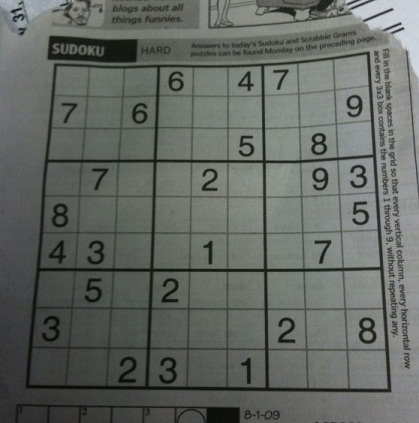
#> input picture data/images/grid/all/0.jpg, 419 x 423 px; its folder holds only this picture in this run
$ python -i Sudoku.py   (imports and definitions only)
#> lines starting #> are read from the running program, lines starting #| are printed output that depends on the picture
import os
import cv2
import numpy as np

from configparser import ConfigParser

import solver
import computer_vision.helper as cv
from neural_net.DigitRecogniser import DigitRecogniser


def classification_mode():
    """
    Retrieves the classification mode from the config file (`config.ini`) if one is present, defaulting to 1.
    Classification modes relate to the subdirectories in `data/classified` and `data/models`. This allows us to train
    and test different models dynamically, switching between them easily.
    """
    try:
        config = ConfigParser()
        config.read(os.path.join(os.path.dirname(__file__), '..', 'config.ini'))
        return config['CLASSIFICATION']['Mode']
    except:
        return 'raw'  # Current best, use as default


# [153 lines left out: functions inner_sudoku_bbox, pre_process_image, crop_grid, estimate_centres, not called in this run]


def infer_grid(img, border=15):
    """
    Use Hough lines, linear algebra and estimate based on the face that a Sudoku is a square grid of 81 squares to infer
    a set of points that defined the corners of each box in the Sudoku grid.
    """

    if 'basic' in classification_mode():
        # In basic mode, simply divides the grid up into 81 evenly sized squares.
        squares = []
        points = []
        side = img.shape[:1]
        side = side[0] / 9
        for j in range(9):
            for i in range(9):
                p1 = (i * side, j * side)  # Top left corner of a bounding box
                p2 = ((i + 1) * side, (j + 1) * side)  # Bottom right corner of bounding box
                squares.append((p1, p2))

        for j in range(10):
            for i in range(10):
                points.append((i * side, j * side))
        return img, points, squares
    else:
        # Based on the three test images used during development, the pre-processing below is the most reliable
        # Still can be optimised greatly and made to work in more general cases

        # Having a border around the image helps the infer_grid function find the points
        img = cv2.copyMakeBorder(img, border, border, border, border, cv2.BORDER_CONSTANT, None, (0, 0, 0))

        pproc = cv2.GaussianBlur(img, (3, 3), 0)
        pproc = cv2.adaptiveThreshold(pproc, 255, cv2.ADAPTIVE_THRESH_GAUSSIAN_C, cv2.THRESH_BINARY, 3, 2)
        pproc = cv2.bitwise_not(pproc, pproc)

        # Get all possible Hough lines and then merge them down
        lines = cv2.HoughLines(pproc, 1, np.pi / 180, 200)

        height, width = img.shape[:2]
        line_threshold = int(np.mean([height, width]) / 30)
        lines = cv.merge_related_lines(pproc, lines, line_threshold)  # Dynamic threshold for merging lines
        lines = cv.filter_related_lines(lines, line_threshold)  # Filter lines that are similar to each other or off axis
        points = cv.grid_intersections(lines)  # Get all grid intersection points from the lines
        points, grid = extract_sudoku_grid(img, points, border)  # From the points we have, infer the remaining points

        # Fail if we don't have all the grid points by now
        if len(points) != 100:
            raise AssertionError('Could not extract all 100 grid points from the image.')

        rects = cv.grid_to_bbox(grid)
    return img, points, rects


# [213 lines left out: functions extract_sudoku_grid, grid_square_threshold, recreate_grid_dir, extract_cell_raw, extract_digit, not called in this run]


class Sudoku:
    # [105 lines left out: function __init__, not called in this run]

    def show_original(self):
        cv.show_image(self.original)

    def show_cropped(self):
        cv.show_image(self.cropped)

    def show_grid(self):
        cv.display_rects(self.cropped, self.grid_squares, show=True)

    def show_grid_points(self):
        cv.display_points(self.cropped, self.grid_points, radius=3, show=True)

    # [72 lines left out: functions show_digits, draw_numbers, not called in this run]

    def show_board(self, colour=(50, 50, 255), thickness=3, show=True, save=None):
        """Shows what the object thinks the board is."""
        return self.draw_numbers(self.board_int, colour, thickness, show_known=True, show=show, save=save)

    # [84 lines left out: functions show_completed, get_squares, get_digits, not called in this run]

    @property
    def board(self):
        return solver.display_sudoku_grid(list(self.board_int))

    @property
    def board_dict(self):
        return solver.parse_sudoku_puzzle(self.board)

    @property
    def board_str(self):
        return [str(x) if x != 0 else '.' for x in self.board_int]

    # [7 lines left out: function solution, not called in this run]

>>> import cv2
>>> picture = cv2.imread('data/images/grid/all/0.jpg')
#> picture is the input picture: shape (423, 419, 3); mean B, G, R 98.9, 103.6, 99.4
>>> result = infer_grid(picture)
#> in infer_grid, `img = cv2.copyMakeBorder(img, border, border, border, border, cv2.BORD..`:
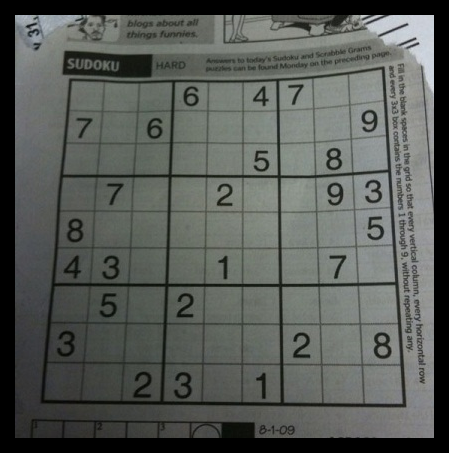
#> img: shape (453, 449, 3); mean of channels 0, 1, 2 86.2, 90.3, 86.6; drawn as B, G, R
#> (the run stopped early here; a loop or call above may not have finished)

$ run again, on data/images/grid/all/1.jpg
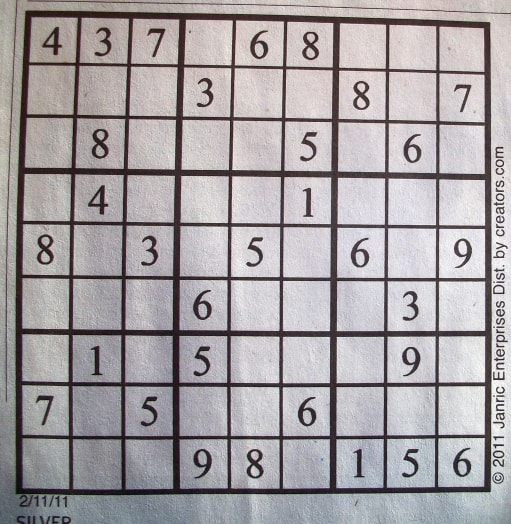
#> input picture data/images/grid/all/1.jpg, 511 x 524 px
#> picture is the input picture: shape (524, 511, 3); mean B, G, R 164.3, 161.7, 166.4
#> in infer_grid, `img = cv2.copyMakeBorder(img, border, border, border, border, cv2.BORD..`:
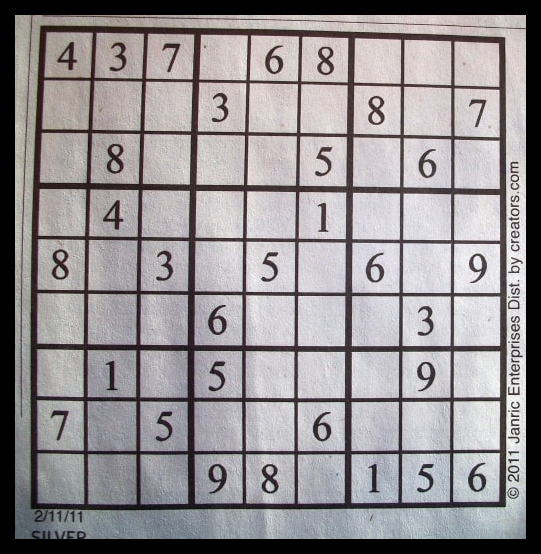
#> img: shape (554, 541, 3); mean of channels 0, 1, 2 146.8, 144.5, 148.7; drawn as B, G, R

$ run again, on data/images/grid/all/10.jpg
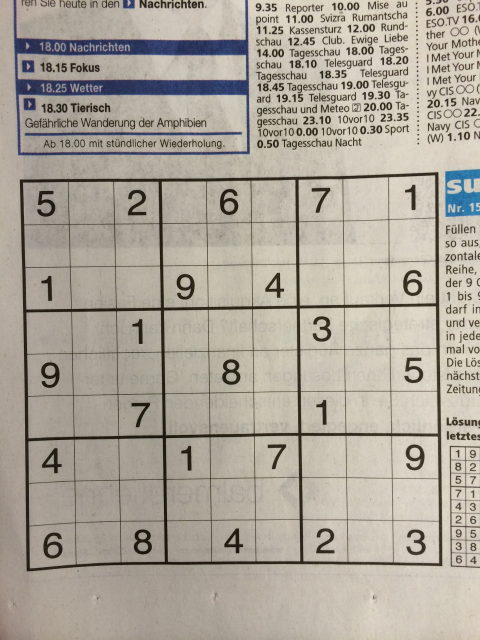
#> input picture data/images/grid/all/10.jpg, 960 x 1280 px (shown at 1/2 size)
#> picture is the input picture: shape (1280, 960, 3); mean B, G, R 154.4, 166, 172.7
#> in infer_grid, `img = cv2.copyMakeBorder(img, border, border, border, border, cv2.BORD..`:
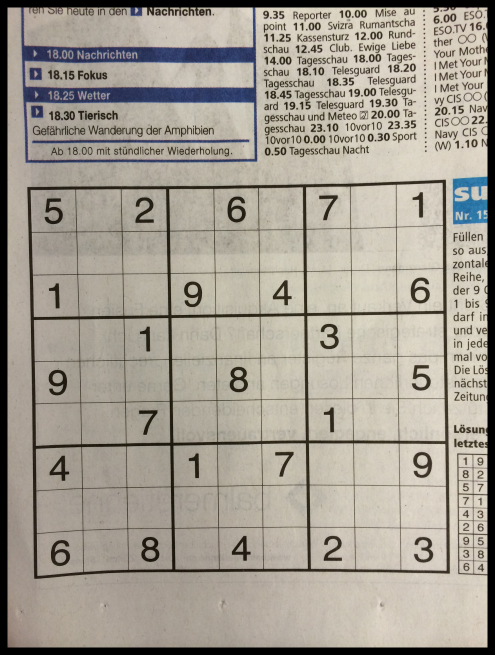
#> img: shape (1310, 990, 3) (shown at 1/2 size); mean of channels 0, 1, 2 146.3, 157.3, 163.6; drawn as B, G, R

$ run again, on data/images/grid/all/100.jpg
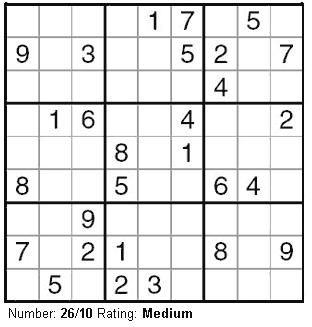
#> input picture data/images/grid/all/100.jpg, 312 x 327 px
#> picture is the input picture: shape (327, 312, 3); min 0, max 255, mean 226.5
#> in infer_grid, `img = cv2.copyMakeBorder(img, border, border, border, border, cv2.BORD..`:
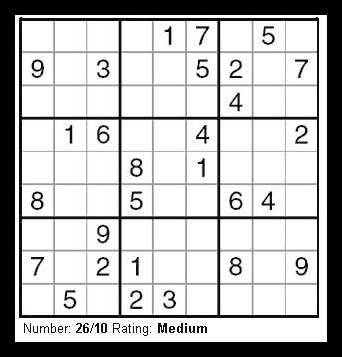
#> img: shape (357, 342, 3); min 0, max 255, mean 189.3
#> in infer_grid, `pproc = cv2.GaussianBlur(img, (3, 3), 0)`:
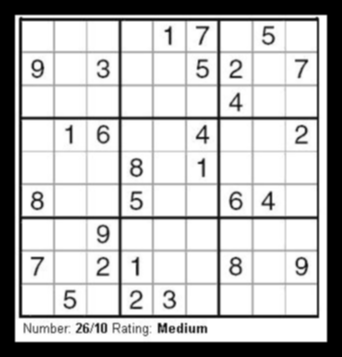
#> pproc: shape (357, 342, 3); min 0, max 255, mean 189.3
